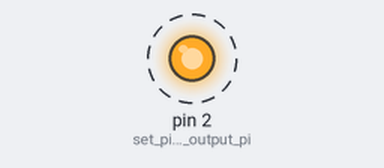
A sketch run on a simulated Arduino Uno, built with avr-gcc and run on an emulated ATmega328P. Shown: output pins drawn as LEDs (lit = HIGH). Dashed ring = blinking. What the sketch prints to the serial monitor is not drawn.

Above: at 0.2 s.
Timing chart, 0 to 3.0 s (numbered marks = the images above):
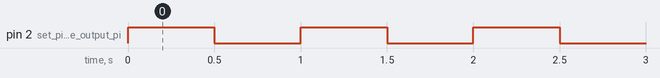

The sketch:

blinklight.ino
```cpp
void setup() {
  // put your setup code here, to run once:
  pinMode(2, OUTPUT); //set pin 2 to be output pin

  Serial.begin(9600);
  Serial.print("work"); //log
}

void loop() {
  // repeat forever
  digitalWrite(2,HIGH); //high is on
  delay(500); //ms
  digitalWrite(2,LOW);
  delay(500);
Serial.print("work");
}
```

Measured:
- by itself, pin 2 (set_pin_2_to_be_output_pi): alternates HIGH for 0.50 s and LOW for 0.50 s
